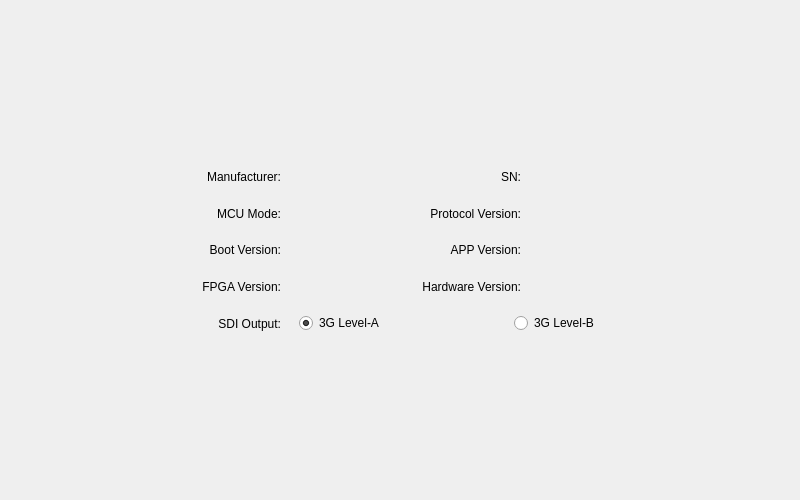
<?xml version="1.0" encoding="UTF-8"?>
<ui version="4.0">
 <class>SC1221_12G_Setting_Form</class>
 <widget class="QWidget" name="SC1221_12G_Setting_Form">
  <property name="geometry">
   <rect>
    <x>0</x>
    <y>0</y>
    <width>800</width>
    <height>500</height>
   </rect>
  </property>
  <property name="windowTitle">
   <string>Form</string>
  </property>
  <layout class="QHBoxLayout" name="horizontalLayout">
   <item>
    <spacer name="horizontalSpacer">
     <property name="orientation">
      <enum>Qt::Horizontal</enum>
     </property>
     <property name="sizeType">
      <enum>QSizePolicy::Maximum</enum>
     </property>
     <property name="sizeHint" stdset="0">
      <size>
       <width>150</width>
       <height>20</height>
      </size>
     </property>
    </spacer>
   </item>
   <item>
    <layout class="QVBoxLayout" name="verticalLayout">
     <item>
      <spacer name="verticalSpacer">
       <property name="orientation">
        <enum>Qt::Vertical</enum>
       </property>
       <property name="sizeType">
        <enum>QSizePolicy::Maximum</enum>
       </property>
       <property name="sizeHint" stdset="0">
        <size>
         <width>20</width>
         <height>150</height>
        </size>
       </property>
      </spacer>
     </item>
     <item>
      <layout class="QHBoxLayout" name="horizontalLayout_5">
       <property name="spacing">
        <number>18</number>
       </property>
       <item>
        <widget class="QLabel" name="label">
         <property name="sizePolicy">
          <sizepolicy hsizetype="Fixed" vsizetype="Preferred">
           <horstretch>0</horstretch>
           <verstretch>0</verstretch>
          </sizepolicy>
         </property>
         <property name="minimumSize">
          <size>
           <width>120</width>
           <height>0</height>
          </size>
         </property>
         <property name="maximumSize">
          <size>
           <width>120</width>
           <height>16777215</height>
          </size>
         </property>
         <property name="text">
          <string>Manufacturer:</string>
         </property>
         <property name="alignment">
          <set>Qt::AlignRight|Qt::AlignTrailing|Qt::AlignVCenter</set>
         </property>
        </widget>
       </item>
       <item>
        <widget class="QLabel" name="label_manufacturer">
         <property name="sizePolicy">
          <sizepolicy hsizetype="Fixed" vsizetype="Preferred">
           <horstretch>0</horstretch>
           <verstretch>0</verstretch>
          </sizepolicy>
         </property>
         <property name="minimumSize">
          <size>
           <width>75</width>
           <height>0</height>
          </size>
         </property>
         <property name="maximumSize">
          <size>
           <width>75</width>
           <height>16777215</height>
          </size>
         </property>
         <property name="text">
          <string/>
         </property>
         <property name="textInteractionFlags">
          <set>Qt::TextSelectableByMouse</set>
         </property>
        </widget>
       </item>
       <item>
        <spacer name="horizontalSpacer_3">
         <property name="orientation">
          <enum>Qt::Horizontal</enum>
         </property>
         <property name="sizeHint" stdset="0">
          <size>
           <width>0</width>
           <height>20</height>
          </size>
         </property>
        </spacer>
       </item>
       <item>
        <widget class="QLabel" name="label_3">
         <property name="sizePolicy">
          <sizepolicy hsizetype="Fixed" vsizetype="Preferred">
           <horstretch>0</horstretch>
           <verstretch>0</verstretch>
          </sizepolicy>
         </property>
         <property name="minimumSize">
          <size>
           <width>120</width>
           <height>0</height>
          </size>
         </property>
         <property name="maximumSize">
          <size>
           <width>125</width>
           <height>16777215</height>
          </size>
         </property>
         <property name="text">
          <string>SN:</string>
         </property>
         <property name="alignment">
          <set>Qt::AlignRight|Qt::AlignTrailing|Qt::AlignVCenter</set>
         </property>
        </widget>
       </item>
       <item>
        <widget class="QLabel" name="label_sn">
         <property name="sizePolicy">
          <sizepolicy hsizetype="Fixed" vsizetype="Preferred">
           <horstretch>0</horstretch>
           <verstretch>0</verstretch>
          </sizepolicy>
         </property>
         <property name="minimumSize">
          <size>
           <width>100</width>
           <height>0</height>
          </size>
         </property>
         <property name="maximumSize">
          <size>
           <width>100</width>
           <height>16777215</height>
          </size>
         </property>
         <property name="text">
          <string/>
         </property>
         <property name="textInteractionFlags">
          <set>Qt::TextSelectableByMouse</set>
         </property>
        </widget>
       </item>
      </layout>
     </item>
     <item>
      <layout class="QHBoxLayout" name="horizontalLayout_4">
       <property name="spacing">
        <number>18</number>
       </property>
       <item>
        <widget class="QLabel" name="label_7">
         <property name="sizePolicy">
          <sizepolicy hsizetype="Fixed" vsizetype="Preferred">
           <horstretch>0</horstretch>
           <verstretch>0</verstretch>
          </sizepolicy>
         </property>
         <property name="minimumSize">
          <size>
           <width>120</width>
           <height>0</height>
          </size>
         </property>
         <property name="maximumSize">
          <size>
           <width>120</width>
           <height>16777215</height>
          </size>
         </property>
         <property name="text">
          <string>MCU Mode:</string>
         </property>
         <property name="alignment">
          <set>Qt::AlignRight|Qt::AlignTrailing|Qt::AlignVCenter</set>
         </property>
        </widget>
       </item>
       <item>
        <widget class="QLabel" name="label_mcu_mode">
         <property name="sizePolicy">
          <sizepolicy hsizetype="Fixed" vsizetype="Preferred">
           <horstretch>0</horstretch>
           <verstretch>0</verstretch>
          </sizepolicy>
         </property>
         <property name="minimumSize">
          <size>
           <width>75</width>
           <height>0</height>
          </size>
         </property>
         <property name="maximumSize">
          <size>
           <width>75</width>
           <height>16777215</height>
          </size>
         </property>
         <property name="text">
          <string/>
         </property>
         <property name="textInteractionFlags">
          <set>Qt::TextSelectableByMouse</set>
         </property>
        </widget>
       </item>
       <item>
        <spacer name="horizontalSpacer_4">
         <property name="orientation">
          <enum>Qt::Horizontal</enum>
         </property>
         <property name="sizeHint" stdset="0">
          <size>
           <width>0</width>
           <height>20</height>
          </size>
         </property>
        </spacer>
       </item>
       <item>
        <widget class="QLabel" name="label_8">
         <property name="sizePolicy">
          <sizepolicy hsizetype="Fixed" vsizetype="Preferred">
           <horstretch>0</horstretch>
           <verstretch>0</verstretch>
          </sizepolicy>
         </property>
         <property name="minimumSize">
          <size>
           <width>120</width>
           <height>0</height>
          </size>
         </property>
         <property name="maximumSize">
          <size>
           <width>125</width>
           <height>16777215</height>
          </size>
         </property>
         <property name="text">
          <string>Protocol Version:</string>
         </property>
         <property name="alignment">
          <set>Qt::AlignRight|Qt::AlignTrailing|Qt::AlignVCenter</set>
         </property>
        </widget>
       </item>
       <item>
        <widget class="QLabel" name="label_protocol_ver">
         <property name="sizePolicy">
          <sizepolicy hsizetype="Fixed" vsizetype="Preferred">
           <horstretch>0</horstretch>
           <verstretch>0</verstretch>
          </sizepolicy>
         </property>
         <property name="minimumSize">
          <size>
           <width>100</width>
           <height>0</height>
          </size>
         </property>
         <property name="maximumSize">
          <size>
           <width>100</width>
           <height>16777215</height>
          </size>
         </property>
         <property name="text">
          <string/>
         </property>
         <property name="textInteractionFlags">
          <set>Qt::TextSelectableByMouse</set>
         </property>
        </widget>
       </item>
      </layout>
     </item>
     <item>
      <layout class="QHBoxLayout" name="horizontalLayout_3">
       <property name="spacing">
        <number>18</number>
       </property>
       <item>
        <widget class="QLabel" name="label_13">
         <property name="sizePolicy">
          <sizepolicy hsizetype="Fixed" vsizetype="Preferred">
           <horstretch>0</horstretch>
           <verstretch>0</verstretch>
          </sizepolicy>
         </property>
         <property name="minimumSize">
          <size>
           <width>120</width>
           <height>0</height>
          </size>
         </property>
         <property name="maximumSize">
          <size>
           <width>120</width>
           <height>16777215</height>
          </size>
         </property>
         <property name="text">
          <string>Boot Version:</string>
         </property>
         <property name="alignment">
          <set>Qt::AlignRight|Qt::AlignTrailing|Qt::AlignVCenter</set>
         </property>
        </widget>
       </item>
       <item>
        <widget class="QLabel" name="label_boot_version">
         <property name="sizePolicy">
          <sizepolicy hsizetype="Fixed" vsizetype="Preferred">
           <horstretch>0</horstretch>
           <verstretch>0</verstretch>
          </sizepolicy>
         </property>
         <property name="minimumSize">
          <size>
           <width>75</width>
           <height>0</height>
          </size>
         </property>
         <property name="maximumSize">
          <size>
           <width>75</width>
           <height>16777215</height>
          </size>
         </property>
         <property name="text">
          <string/>
         </property>
         <property name="textInteractionFlags">
          <set>Qt::TextSelectableByMouse</set>
         </property>
        </widget>
       </item>
       <item>
        <spacer name="horizontalSpacer_5">
         <property name="orientation">
          <enum>Qt::Horizontal</enum>
         </property>
         <property name="sizeHint" stdset="0">
          <size>
           <width>0</width>
           <height>20</height>
          </size>
         </property>
        </spacer>
       </item>
       <item>
        <widget class="QLabel" name="label_11">
         <property name="sizePolicy">
          <sizepolicy hsizetype="Fixed" vsizetype="Preferred">
           <horstretch>0</horstretch>
           <verstretch>0</verstretch>
          </sizepolicy>
         </property>
         <property name="minimumSize">
          <size>
           <width>120</width>
           <height>0</height>
          </size>
         </property>
         <property name="maximumSize">
          <size>
           <width>125</width>
           <height>16777215</height>
          </size>
         </property>
         <property name="text">
          <string>APP Version:</string>
         </property>
         <property name="alignment">
          <set>Qt::AlignRight|Qt::AlignTrailing|Qt::AlignVCenter</set>
         </property>
        </widget>
       </item>
       <item>
        <widget class="QLabel" name="label_app_version">
         <property name="sizePolicy">
          <sizepolicy hsizetype="Fixed" vsizetype="Preferred">
           <horstretch>0</horstretch>
           <verstretch>0</verstretch>
          </sizepolicy>
         </property>
         <property name="minimumSize">
          <size>
           <width>100</width>
           <height>0</height>
          </size>
         </property>
         <property name="maximumSize">
          <size>
           <width>100</width>
           <height>16777215</height>
          </size>
         </property>
         <property name="text">
          <string/>
         </property>
         <property name="textInteractionFlags">
          <set>Qt::TextSelectableByMouse</set>
         </property>
        </widget>
       </item>
      </layout>
     </item>
     <item>
      <layout class="QHBoxLayout" name="horizontalLayout_2">
       <property name="spacing">
        <number>18</number>
       </property>
       <item>
        <widget class="QLabel" name="label_17">
         <property name="sizePolicy">
          <sizepolicy hsizetype="Fixed" vsizetype="Preferred">
           <horstretch>0</horstretch>
           <verstretch>0</verstretch>
          </sizepolicy>
         </property>
         <property name="minimumSize">
          <size>
           <width>120</width>
           <height>0</height>
          </size>
         </property>
         <property name="maximumSize">
          <size>
           <width>120</width>
           <height>16777215</height>
          </size>
         </property>
         <property name="text">
          <string>FPGA Version:</string>
         </property>
         <property name="alignment">
          <set>Qt::AlignRight|Qt::AlignTrailing|Qt::AlignVCenter</set>
         </property>
        </widget>
       </item>
       <item>
        <widget class="QLabel" name="label_fpga_version">
         <property name="sizePolicy">
          <sizepolicy hsizetype="Fixed" vsizetype="Preferred">
           <horstretch>0</horstretch>
           <verstretch>0</verstretch>
          </sizepolicy>
         </property>
         <property name="minimumSize">
          <size>
           <width>75</width>
           <height>0</height>
          </size>
         </property>
         <property name="maximumSize">
          <size>
           <width>75</width>
           <height>16777215</height>
          </size>
         </property>
         <property name="text">
          <string/>
         </property>
         <property name="textInteractionFlags">
          <set>Qt::TextSelectableByMouse</set>
         </property>
        </widget>
       </item>
       <item>
        <spacer name="horizontalSpacer_6">
         <property name="orientation">
          <enum>Qt::Horizontal</enum>
         </property>
         <property name="sizeHint" stdset="0">
          <size>
           <width>0</width>
           <height>20</height>
          </size>
         </property>
        </spacer>
       </item>
       <item>
        <widget class="QLabel" name="label_15">
         <property name="sizePolicy">
          <sizepolicy hsizetype="Fixed" vsizetype="Preferred">
           <horstretch>0</horstretch>
           <verstretch>0</verstretch>
          </sizepolicy>
         </property>
         <property name="minimumSize">
          <size>
           <width>120</width>
           <height>0</height>
          </size>
         </property>
         <property name="maximumSize">
          <size>
           <width>125</width>
           <height>16777215</height>
          </size>
         </property>
         <property name="text">
          <string>Hardware Version:</string>
         </property>
         <property name="alignment">
          <set>Qt::AlignRight|Qt::AlignTrailing|Qt::AlignVCenter</set>
         </property>
        </widget>
       </item>
       <item>
        <widget class="QLabel" name="label_hardware_ver">
         <property name="sizePolicy">
          <sizepolicy hsizetype="Fixed" vsizetype="Preferred">
           <horstretch>0</horstretch>
           <verstretch>0</verstretch>
          </sizepolicy>
         </property>
         <property name="minimumSize">
          <size>
           <width>100</width>
           <height>0</height>
          </size>
         </property>
         <property name="maximumSize">
          <size>
           <width>100</width>
           <height>16777215</height>
          </size>
         </property>
         <property name="text">
          <string/>
         </property>
         <property name="textInteractionFlags">
          <set>Qt::TextSelectableByMouse</set>
         </property>
        </widget>
       </item>
      </layout>
     </item>
     <item>
      <widget class="QWidget" name="widget_sdi_output" native="true">
       <property name="maximumSize">
        <size>
         <width>16777215</width>
         <height>34</height>
        </size>
       </property>
       <layout class="QHBoxLayout" name="horizontalLayout_6">
        <property name="spacing">
         <number>18</number>
        </property>
        <property name="leftMargin">
         <number>0</number>
        </property>
        <property name="topMargin">
         <number>0</number>
        </property>
        <property name="rightMargin">
         <number>0</number>
        </property>
        <property name="bottomMargin">
         <number>0</number>
        </property>
        <item>
         <widget class="QLabel" name="label_6">
          <property name="sizePolicy">
           <sizepolicy hsizetype="Fixed" vsizetype="Preferred">
            <horstretch>0</horstretch>
            <verstretch>0</verstretch>
           </sizepolicy>
          </property>
          <property name="minimumSize">
           <size>
            <width>120</width>
            <height>0</height>
           </size>
          </property>
          <property name="maximumSize">
           <size>
            <width>120</width>
            <height>16777215</height>
           </size>
          </property>
          <property name="text">
           <string>SDI Output:</string>
          </property>
          <property name="alignment">
           <set>Qt::AlignRight|Qt::AlignTrailing|Qt::AlignVCenter</set>
          </property>
         </widget>
        </item>
        <item>
         <widget class="QRadioButton" name="radioButton_3g_level_a">
          <property name="sizePolicy">
           <sizepolicy hsizetype="Fixed" vsizetype="Fixed">
            <horstretch>0</horstretch>
            <verstretch>0</verstretch>
           </sizepolicy>
          </property>
          <property name="minimumSize">
           <size>
            <width>120</width>
            <height>0</height>
           </size>
          </property>
          <property name="maximumSize">
           <size>
            <width>120</width>
            <height>16777215</height>
           </size>
          </property>
          <property name="text">
           <string>3G Level-A</string>
          </property>
          <property name="checked">
           <bool>true</bool>
          </property>
         </widget>
        </item>
        <item>
         <spacer name="horizontalSpacer_7">
          <property name="orientation">
           <enum>Qt::Horizontal</enum>
          </property>
          <property name="sizeType">
           <enum>QSizePolicy::MinimumExpanding</enum>
          </property>
          <property name="sizeHint" stdset="0">
           <size>
            <width>0</width>
            <height>20</height>
           </size>
          </property>
         </spacer>
        </item>
        <item>
         <widget class="QRadioButton" name="radioButton_3g_level_b">
          <property name="sizePolicy">
           <sizepolicy hsizetype="Fixed" vsizetype="Fixed">
            <horstretch>0</horstretch>
            <verstretch>0</verstretch>
           </sizepolicy>
          </property>
          <property name="minimumSize">
           <size>
            <width>125</width>
            <height>0</height>
           </size>
          </property>
          <property name="maximumSize">
           <size>
            <width>125</width>
            <height>16777215</height>
           </size>
          </property>
          <property name="text">
           <string>3G Level-B</string>
          </property>
         </widget>
        </item>
       </layout>
      </widget>
     </item>
     <item>
      <spacer name="verticalSpacer_2">
       <property name="orientation">
        <enum>Qt::Vertical</enum>
       </property>
       <property name="sizeType">
        <enum>QSizePolicy::Maximum</enum>
       </property>
       <property name="sizeHint" stdset="0">
        <size>
         <width>20</width>
         <height>150</height>
        </size>
       </property>
      </spacer>
     </item>
    </layout>
   </item>
   <item>
    <spacer name="horizontalSpacer_2">
     <property name="orientation">
      <enum>Qt::Horizontal</enum>
     </property>
     <property name="sizeType">
      <enum>QSizePolicy::Maximum</enum>
     </property>
     <property name="sizeHint" stdset="0">
      <size>
       <width>150</width>
       <height>20</height>
      </size>
     </property>
    </spacer>
   </item>
  </layout>
 </widget>
 <resources/>
 <connections/>
</ui>
